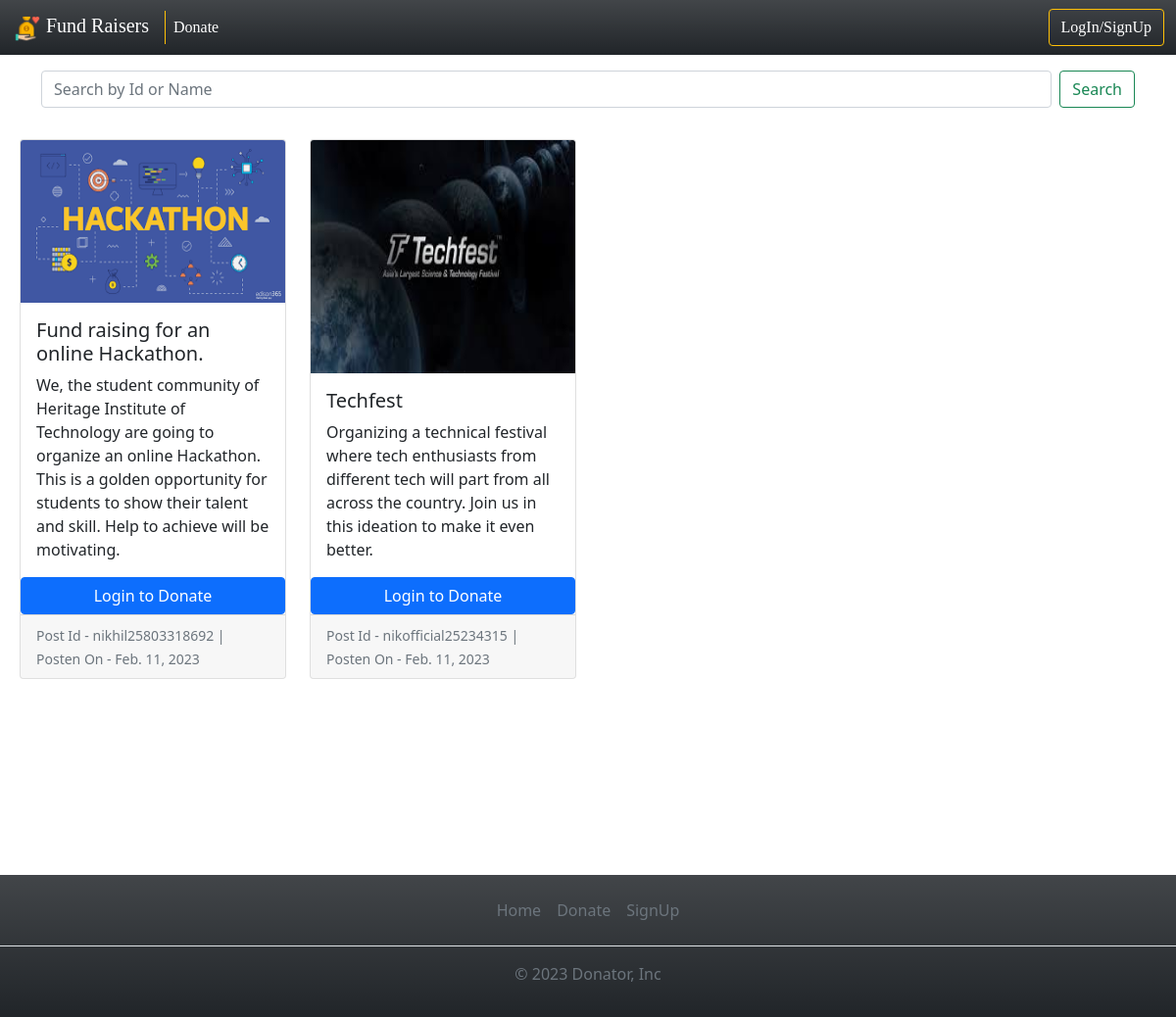
Screenshot of /donate with the database file from the repository.
### app/models.py (models this page shows, shortened)
class NewPostModel(models.Model):
    title = models.CharField(max_length=100)
    description = models.CharField(max_length=200)
    images = models.ImageField(upload_to='images/')
    upi_id = models.CharField(max_length=30, default="")
    posted_on = models.DateField(("Date"), default=datetime.date.today)
    posted_by = models.CharField(max_length=50)
    post_id = models.CharField(max_length=50)

### app/views.py (the view)
# urls.py: path('donate', views.donate_page, name='donate-page'),
def donate_page(request):
    posts = NewPostModel.objects.all()
    context = {
        'posts': posts,
    }
    return render(request, 'donator.html', context)

### templates/donator.html (shortened to what this page needs)
{% extends 'base.html' %}
{% load static %}
{% block body %}
<div class="container">
    <form class="d-flex mt-3">
        <input class="form-control me-2" type="search" placeholder="Search by Id or Name" aria-label="Search">
        <button class="btn btn-outline-success" type="submit">Search</button>
    </form>
</div>
<div class="row row-cols-2 row-cols-md-4 g-4 m-2">
    {% for post in posts %}
    <div class="col">
        <div class="card" style="height: 75%;">
            <img src="media/{{ MEDIA_URL }}{{ post.images }}" class="card-img-top" width="400" height="350" alt="...">
            <div class="card-body">
                <h5 class="card-title">{{post.title}}</h5>
                <p class="card-text"">{{post.description}}</p>
                </div>
                {% if user.is_authenticated %}
                <a href=" {% url 'payment-page' post.post_id %}" class="btn btn-primary m-2">Donate to
                    {{post.upi_id}}</a>
                    {% else %}
                    <a href="{% url 'user-login' %}" class="btn btn-primary">Login to Donate</a>
                    {% endif %}
                <div class="card-footer" style="position: sticky;">
                    <small class="text-muted">Post Id - {{post.post_id}} | Posten On -
                        {{post.posted_on}}</small>
                </div>
            </div>
        </div>
        {% endfor %}
    </div>
    {% endblock body %}

### rows the page displays
NewPostModel: images (picture), title "Fund raising for an online Hackathon.", description "We, the student community of Heritage Institute of Technology are going to organize an online Hackathon. This is a golden opportunity for students to show their talent and skill. Help to achieve will be motivating.", post_id "nikhil25803318692", posted_on "Feb. 11, 2023"
NewPostModel: images (picture), title "Techfest", description "Organizing a technical festival where tech enthusiasts from different tech will part from all across the country. Join us in this ideation to make it even better.", post_id "nikofficial25234315", posted_on "Feb. 11, 2023"
